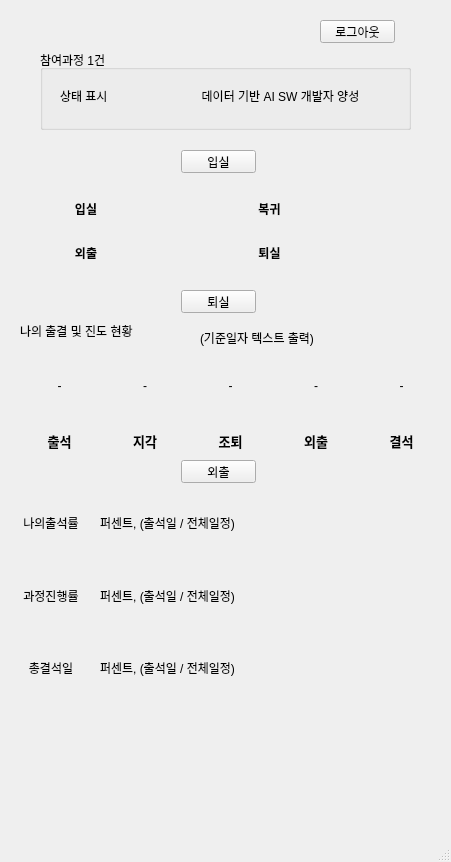
<?xml version="1.0" encoding="UTF-8"?>
<ui version="4.0">
 <class>MainWindow</class>
 <widget class="QMainWindow" name="MainWindow">
  <property name="geometry">
   <rect>
    <x>0</x>
    <y>0</y>
    <width>451</width>
    <height>862</height>
   </rect>
  </property>
  <property name="windowTitle">
   <string>MainWindow</string>
  </property>
  <widget class="QWidget" name="centralwidget">
   <widget class="QStackedWidget" name="mainWidget">
    <property name="geometry">
     <rect>
      <x>10</x>
      <y>10</y>
      <width>431</width>
      <height>831</height>
     </rect>
    </property>
    <property name="currentIndex">
     <number>1</number>
    </property>
    <widget class="QWidget" name="intro_page">
     <widget class="QPushButton" name="btn_login">
      <property name="geometry">
       <rect>
        <x>270</x>
        <y>290</y>
        <width>75</width>
        <height>23</height>
       </rect>
      </property>
      <property name="text">
       <string>로그인</string>
      </property>
     </widget>
     <widget class="QWidget" name="layoutWidget">
      <property name="geometry">
       <rect>
        <x>80</x>
        <y>280</y>
        <width>181</width>
        <height>48</height>
       </rect>
      </property>
      <layout class="QGridLayout" name="gridLayout">
       <item row="0" column="0">
        <widget class="QLabel" name="label_13">
         <property name="font">
          <font>
           <pointsize>10</pointsize>
           <weight>75</weight>
           <bold>true</bold>
          </font>
         </property>
         <property name="text">
          <string>ID</string>
         </property>
        </widget>
       </item>
       <item row="0" column="1">
        <widget class="QLineEdit" name="lt_id"/>
       </item>
       <item row="1" column="0">
        <widget class="QLabel" name="label_14">
         <property name="font">
          <font>
           <pointsize>10</pointsize>
           <weight>75</weight>
           <bold>true</bold>
          </font>
         </property>
         <property name="text">
          <string>PW</string>
         </property>
        </widget>
       </item>
       <item row="1" column="1">
        <widget class="QLineEdit" name="lt_pw">
         <property name="echoMode">
          <enum>QLineEdit::Password</enum>
         </property>
        </widget>
       </item>
      </layout>
     </widget>
     <widget class="QLabel" name="login_msg">
      <property name="geometry">
       <rect>
        <x>80</x>
        <y>330</y>
        <width>261</width>
        <height>20</height>
       </rect>
      </property>
      <property name="text">
       <string/>
      </property>
      <property name="alignment">
       <set>Qt::AlignCenter</set>
      </property>
     </widget>
    </widget>
    <widget class="QWidget" name="main_page">
     <widget class="QGroupBox" name="box_main1">
      <property name="geometry">
       <rect>
        <x>30</x>
        <y>40</y>
        <width>371</width>
        <height>80</height>
       </rect>
      </property>
      <property name="title">
       <string>참여과정 1건</string>
      </property>
      <widget class="QLabel" name="label_status">
       <property name="geometry">
        <rect>
         <x>20</x>
         <y>40</y>
         <width>56</width>
         <height>12</height>
        </rect>
       </property>
       <property name="text">
        <string>상태 표시</string>
       </property>
      </widget>
      <widget class="QLabel" name="label">
       <property name="geometry">
        <rect>
         <x>150</x>
         <y>30</y>
         <width>181</width>
         <height>31</height>
        </rect>
       </property>
       <property name="text">
        <string>데이터 기반 AI SW 개발자 양성</string>
       </property>
       <property name="alignment">
        <set>Qt::AlignCenter</set>
       </property>
      </widget>
     </widget>
     <widget class="QWidget" name="gridLayoutWidget_2">
      <property name="geometry">
       <rect>
        <x>33</x>
        <y>180</y>
        <width>361</width>
        <height>81</height>
       </rect>
      </property>
      <layout class="QGridLayout" name="gridLayout_2">
       <item row="0" column="2">
        <widget class="QLabel" name="label_4">
         <property name="font">
          <font>
           <weight>75</weight>
           <bold>true</bold>
          </font>
         </property>
         <property name="text">
          <string>복귀</string>
         </property>
         <property name="alignment">
          <set>Qt::AlignCenter</set>
         </property>
        </widget>
       </item>
       <item row="1" column="0">
        <widget class="QLabel" name="label_6">
         <property name="font">
          <font>
           <weight>75</weight>
           <bold>true</bold>
          </font>
         </property>
         <property name="text">
          <string>외출</string>
         </property>
         <property name="alignment">
          <set>Qt::AlignCenter</set>
         </property>
        </widget>
       </item>
       <item row="0" column="0">
        <widget class="QLabel" name="label_2">
         <property name="font">
          <font>
           <weight>75</weight>
           <bold>true</bold>
          </font>
         </property>
         <property name="text">
          <string>입실</string>
         </property>
         <property name="alignment">
          <set>Qt::AlignCenter</set>
         </property>
        </widget>
       </item>
       <item row="1" column="3">
        <widget class="QLabel" name="tl_check">
         <property name="text">
          <string/>
         </property>
        </widget>
       </item>
       <item row="1" column="1">
        <widget class="QLabel" name="tl_out">
         <property name="text">
          <string/>
         </property>
        </widget>
       </item>
       <item row="1" column="2">
        <widget class="QLabel" name="label_8">
         <property name="font">
          <font>
           <weight>75</weight>
           <bold>true</bold>
          </font>
         </property>
         <property name="text">
          <string>퇴실</string>
         </property>
         <property name="alignment">
          <set>Qt::AlignCenter</set>
         </property>
        </widget>
       </item>
       <item row="0" column="3">
        <widget class="QLabel" name="tl_comeback">
         <property name="text">
          <string/>
         </property>
        </widget>
       </item>
       <item row="0" column="1">
        <widget class="QLabel" name="tl_entrance">
         <property name="text">
          <string/>
         </property>
        </widget>
       </item>
      </layout>
     </widget>
     <widget class="QLabel" name="label_10">
      <property name="geometry">
       <rect>
        <x>10</x>
        <y>310</y>
        <width>181</width>
        <height>21</height>
       </rect>
      </property>
      <property name="font">
       <font>
        <family>Arial</family>
        <pointsize>9</pointsize>
        <weight>9</weight>
        <italic>false</italic>
        <bold>false</bold>
       </font>
      </property>
      <property name="layoutDirection">
       <enum>Qt::LeftToRight</enum>
      </property>
      <property name="styleSheet">
       <string notr="true">font: 75 9pt &quot;Arial&quot;;
border-style: solid 1px blue;
border-radius: 50%;</string>
      </property>
      <property name="text">
       <string>나의 출결 및 진도 현황</string>
      </property>
     </widget>
     <widget class="QLabel" name="label_yesterday">
      <property name="geometry">
       <rect>
        <x>190</x>
        <y>320</y>
        <width>131</width>
        <height>16</height>
       </rect>
      </property>
      <property name="layoutDirection">
       <enum>Qt::LeftToRight</enum>
      </property>
      <property name="text">
       <string>(기준일자 텍스트 출력)</string>
      </property>
     </widget>
     <widget class="QPushButton" name="btn_logout">
      <property name="geometry">
       <rect>
        <x>310</x>
        <y>10</y>
        <width>75</width>
        <height>23</height>
       </rect>
      </property>
      <property name="text">
       <string>로그아웃</string>
      </property>
     </widget>
     <widget class="QWidget" name="layoutWidget">
      <property name="geometry">
       <rect>
        <x>10</x>
        <y>480</y>
        <width>62</width>
        <height>211</height>
       </rect>
      </property>
      <layout class="QVBoxLayout" name="verticalLayout">
       <item>
        <widget class="QLabel" name="label_status_3">
         <property name="text">
          <string>나의출석률</string>
         </property>
         <property name="alignment">
          <set>Qt::AlignCenter</set>
         </property>
        </widget>
       </item>
       <item>
        <widget class="QLabel" name="label_status_4">
         <property name="text">
          <string>과정진행률</string>
         </property>
         <property name="alignment">
          <set>Qt::AlignCenter</set>
         </property>
        </widget>
       </item>
       <item>
        <widget class="QLabel" name="label_status_5">
         <property name="text">
          <string>총결석일</string>
         </property>
         <property name="alignment">
          <set>Qt::AlignCenter</set>
         </property>
        </widget>
       </item>
      </layout>
     </widget>
     <widget class="QWidget" name="layoutWidget">
      <property name="geometry">
       <rect>
        <x>10</x>
        <y>420</y>
        <width>421</width>
        <height>21</height>
       </rect>
      </property>
      <layout class="QGridLayout" name="gridLayout_3">
       <item row="0" column="4">
        <widget class="QLabel" name="label_status_10">
         <property name="font">
          <font>
           <pointsize>10</pointsize>
           <weight>75</weight>
           <bold>true</bold>
          </font>
         </property>
         <property name="text">
          <string>결석</string>
         </property>
         <property name="alignment">
          <set>Qt::AlignCenter</set>
         </property>
        </widget>
       </item>
       <item row="0" column="1">
        <widget class="QLabel" name="label_status_7">
         <property name="font">
          <font>
           <pointsize>10</pointsize>
           <weight>75</weight>
           <bold>true</bold>
          </font>
         </property>
         <property name="text">
          <string>지각</string>
         </property>
         <property name="alignment">
          <set>Qt::AlignCenter</set>
         </property>
        </widget>
       </item>
       <item row="0" column="3">
        <widget class="QLabel" name="label_status_9">
         <property name="font">
          <font>
           <pointsize>10</pointsize>
           <weight>75</weight>
           <bold>true</bold>
          </font>
         </property>
         <property name="text">
          <string>외출</string>
         </property>
         <property name="alignment">
          <set>Qt::AlignCenter</set>
         </property>
        </widget>
       </item>
       <item row="0" column="0">
        <widget class="QLabel" name="label_status_6">
         <property name="font">
          <font>
           <pointsize>10</pointsize>
           <weight>75</weight>
           <bold>true</bold>
          </font>
         </property>
         <property name="text">
          <string>출석</string>
         </property>
         <property name="alignment">
          <set>Qt::AlignCenter</set>
         </property>
        </widget>
       </item>
       <item row="0" column="2">
        <widget class="QLabel" name="label_status_8">
         <property name="font">
          <font>
           <pointsize>10</pointsize>
           <weight>75</weight>
           <bold>true</bold>
          </font>
         </property>
         <property name="text">
          <string>조퇴</string>
         </property>
         <property name="alignment">
          <set>Qt::AlignCenter</set>
         </property>
        </widget>
       </item>
      </layout>
     </widget>
     <widget class="QPushButton" name="btn_entrance">
      <property name="geometry">
       <rect>
        <x>171</x>
        <y>140</y>
        <width>75</width>
        <height>23</height>
       </rect>
      </property>
      <property name="text">
       <string>입실</string>
      </property>
     </widget>
     <widget class="QPushButton" name="btn_out">
      <property name="geometry">
       <rect>
        <x>171</x>
        <y>450</y>
        <width>75</width>
        <height>23</height>
       </rect>
      </property>
      <property name="text">
       <string>외출</string>
      </property>
     </widget>
     <widget class="QWidget" name="layoutWidget">
      <property name="geometry">
       <rect>
        <x>10</x>
        <y>335</y>
        <width>421</width>
        <height>81</height>
       </rect>
      </property>
      <layout class="QHBoxLayout" name="lab_layout">
       <item>
        <widget class="QLabel" name="la_attendance">
         <property name="text">
          <string>-</string>
         </property>
         <property name="textFormat">
          <enum>Qt::MarkdownText</enum>
         </property>
         <property name="alignment">
          <set>Qt::AlignCenter</set>
         </property>
        </widget>
       </item>
       <item>
        <widget class="QLabel" name="la_late">
         <property name="text">
          <string>-</string>
         </property>
         <property name="textFormat">
          <enum>Qt::MarkdownText</enum>
         </property>
         <property name="alignment">
          <set>Qt::AlignCenter</set>
         </property>
        </widget>
       </item>
       <item>
        <widget class="QLabel" name="la_early">
         <property name="text">
          <string>-</string>
         </property>
         <property name="textFormat">
          <enum>Qt::MarkdownText</enum>
         </property>
         <property name="alignment">
          <set>Qt::AlignCenter</set>
         </property>
        </widget>
       </item>
       <item>
        <widget class="QLabel" name="la_out">
         <property name="text">
          <string>-</string>
         </property>
         <property name="textFormat">
          <enum>Qt::MarkdownText</enum>
         </property>
         <property name="alignment">
          <set>Qt::AlignCenter</set>
         </property>
        </widget>
       </item>
       <item>
        <widget class="QLabel" name="la_absent">
         <property name="text">
          <string>-</string>
         </property>
         <property name="textFormat">
          <enum>Qt::MarkdownText</enum>
         </property>
         <property name="alignment">
          <set>Qt::AlignCenter</set>
         </property>
        </widget>
       </item>
      </layout>
     </widget>
     <widget class="QLabel" name="user_msg">
      <property name="geometry">
       <rect>
        <x>40</x>
        <y>10</y>
        <width>261</width>
        <height>20</height>
       </rect>
      </property>
      <property name="text">
       <string/>
      </property>
      <property name="alignment">
       <set>Qt::AlignCenter</set>
      </property>
     </widget>
     <widget class="QPushButton" name="btn_checkout">
      <property name="geometry">
       <rect>
        <x>171</x>
        <y>280</y>
        <width>75</width>
        <height>23</height>
       </rect>
      </property>
      <property name="text">
       <string>퇴실</string>
      </property>
     </widget>
     <widget class="QWidget" name="layoutWidget">
      <property name="geometry">
       <rect>
        <x>90</x>
        <y>480</y>
        <width>154</width>
        <height>211</height>
       </rect>
      </property>
      <layout class="QVBoxLayout" name="verticalLayout_2">
       <item>
        <widget class="QLabel" name="label_3">
         <property name="text">
          <string>퍼센트, (출석일 / 전체일정)</string>
         </property>
        </widget>
       </item>
       <item>
        <widget class="QLabel" name="label_5">
         <property name="text">
          <string>퍼센트, (출석일 / 전체일정)</string>
         </property>
        </widget>
       </item>
       <item>
        <widget class="QLabel" name="label_7">
         <property name="text">
          <string>퍼센트, (출석일 / 전체일정)</string>
         </property>
        </widget>
       </item>
      </layout>
     </widget>
    </widget>
    <widget class="QWidget" name="page_2"/>
   </widget>
  </widget>
  <widget class="QStatusBar" name="statusbar"/>
 </widget>
 <resources/>
 <connections/>
</ui>
